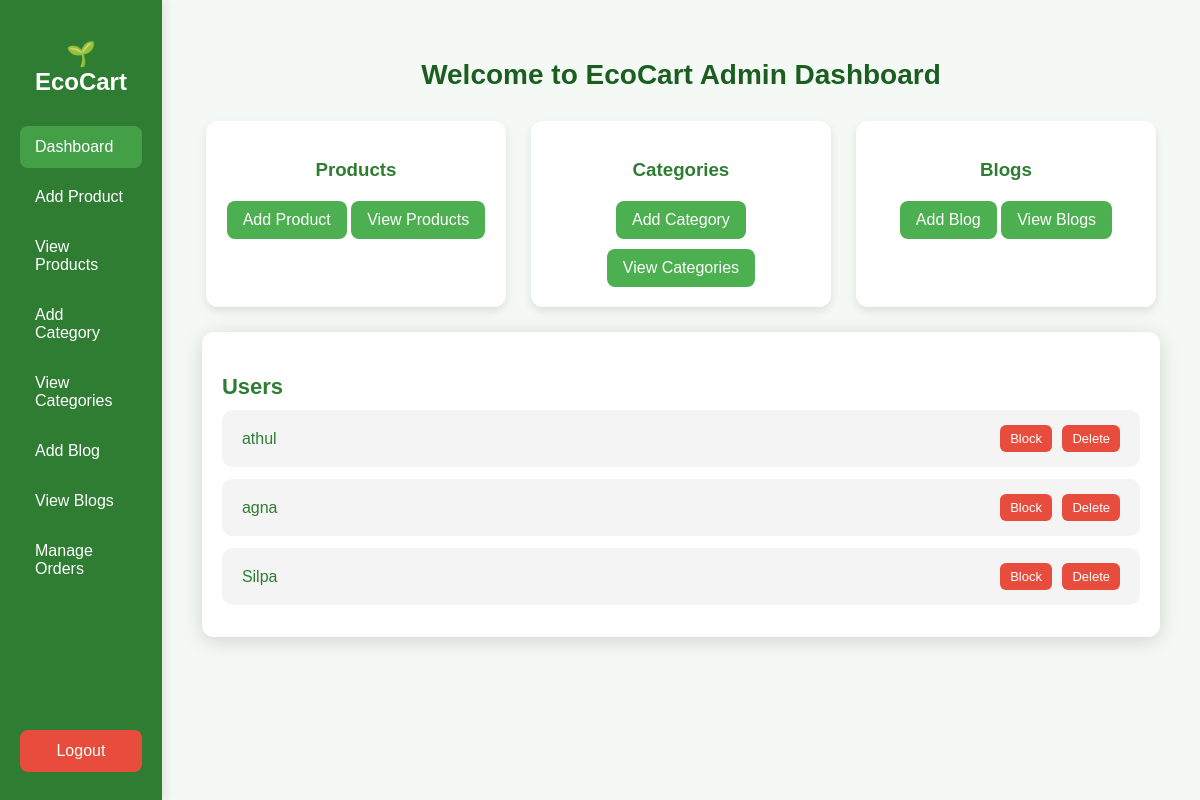
Before: /admin-dashboard/ (signed in) with the older database file.
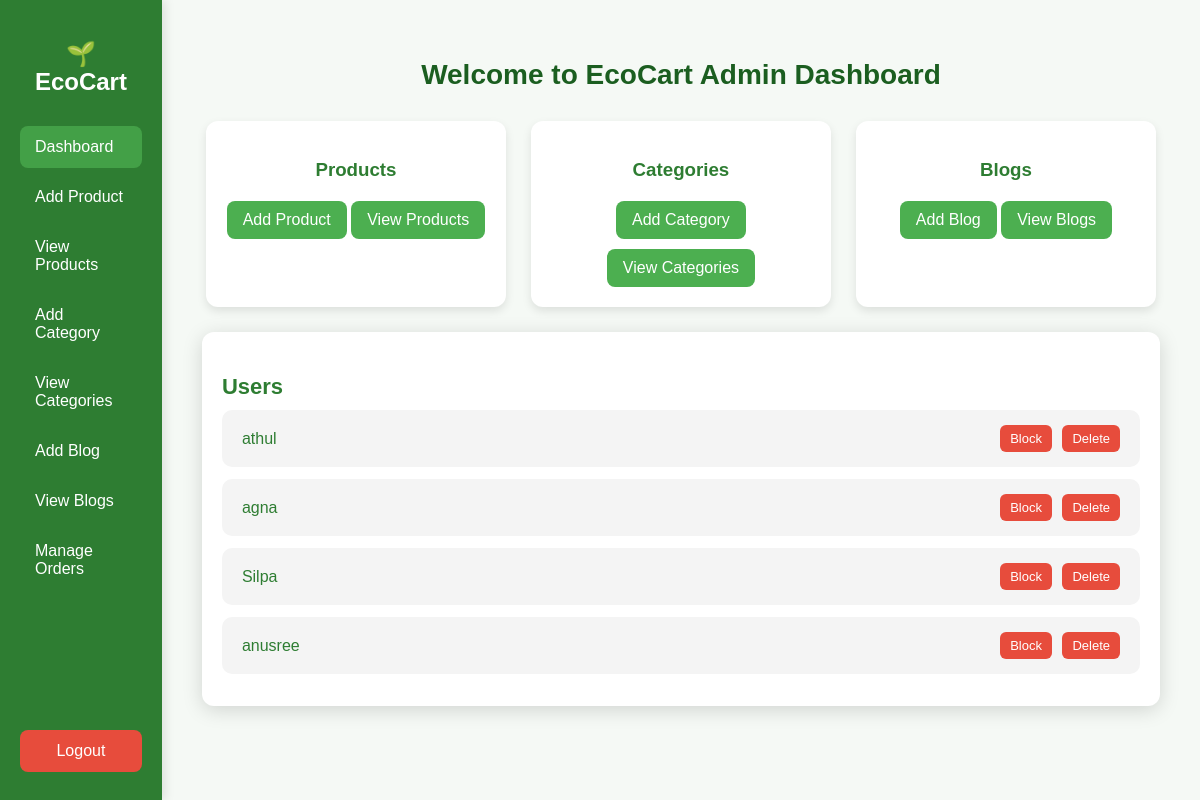
After: the same page with the newer database file.
### app/models.py (models this page shows, shortened)
class CustomUser(AbstractUser):
    phone = models.CharField(max_length=15, blank=True, null=True)
    address = models.TextField(blank=True, null=True)
    pincode = models.CharField(max_length=10, blank=True, null=True)

### app/views.py (the view)
# urls.py: path('admin-dashboard/', views.admin_dashboard, name='admin_dashboard'),
def admin_dashboard(request):
    if request.user.is_staff:
        context = {
            'products': Product.objects.all(),
            'categories': Category.objects.all(),
            'blogs': Blog.objects.all(),
            'users': CustomUser.objects.filter(is_staff=False),
        }
        return render(request, 'admin_dashboard.html', context)
    return redirect('admin_login')

### templates/admin_dashboard.html (shortened to what this page needs)
<!DOCTYPE html>
<html lang="en">
<head>
</head>
<body>
  <div class="sidebar">
    <h2>🌱 EcoCart</h2>
    <a href="/" class="active">Dashboard</a>
    <a href="{% url 'add_product' %}">Add Product</a>
    <a href="{% url 'admin_view_products' %}">View Products</a>
    <a href="{% url 'add_category' %}">Add Category</a>
    <a href="{% url 'manage_categories' %}">View Categories</a>
    <a href="{% url 'add_blog' %}">Add Blog</a>
    <a href="{% url 'admin_view_blog' %}">View Blogs</a>
    <a href="{% url 'admin_manage_orders' %}">Manage Orders</a>
    <a href="{% url 'logout' %}" class="logout-btn">Logout</a>
  </div>
  <div class="main-content">
    <h1>Welcome to EcoCart Admin Dashboard</h1>
    <div class="dashboard">
      <div class="card">
        <h3>Products</h3>
        <a href="{% url 'add_product' %}" class="btn">Add Product</a>
        <a href="{% url 'admin_view_products' %}" class="btn">View Products</a>
      </div>
      <div class="card">
        <h3>Categories</h3>
        <a href="{% url 'add_category' %}" class="btn">Add Category</a>
        <a href="{% url 'manage_categories' %}" class="btn">View Categories</a>
      </div>
      <div class="card">
        <h3>Blogs</h3>
        <a href="{% url 'add_blog' %}" class="btn">Add Blog</a>
        <a href="{% url 'admin_view_blog' %}" class="btn">View Blogs</a>
      </div>
      <div class="card user-card">
        <h3>Users</h3>
        <div class="list-box">
          {% for user in users %}
          <div class="modal-item">
            {{ user.username }}
            <div class="actions">
              {% if user.is_active %}
              <form method="post" action="{% url 'block_user' user.id %}" style="display:inline;">
                <button type="submit" class="block">Block</button>
              </form>
              {% else %}
              <form method="post" action="{% url 'unblock_user' user.id %}" style="display:inline;">
                {% csrf_token %}
                <button type="submit" class="unblock">Unblock</button>
              </form>
              {% endif %}
              <form method="post" action="{% url 'delete_user' user.id %}" style="display:inline;">
                <button type="submit" class="delete">Delete</button>
              </form>
            </div>
          </div>
          {% empty %}
          <p>No users found.</p>
          {% endfor %}
        </div>
      </div>
</body>
</html>

Changed rows visible on the page:
added CustomUser: username "anusree", is_active "Block"
